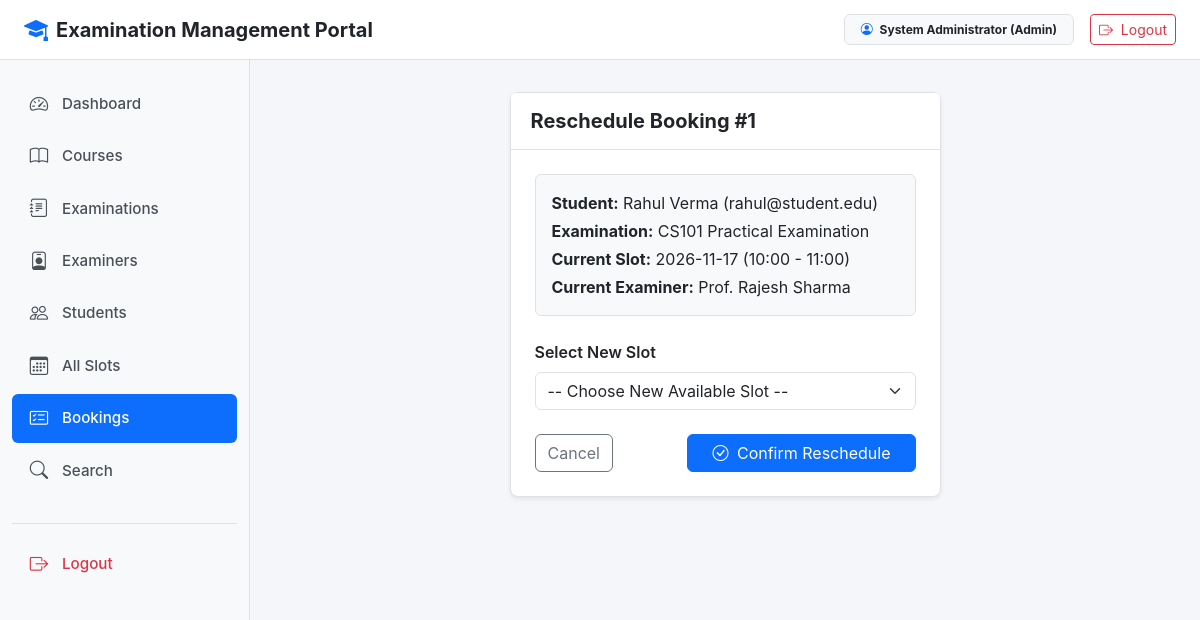
Screenshot of /admin/bookings/1/reschedule (signed in) with the database file from the repository.
### models.py (models this page shows, shortened)
class User(db.Model, UserMixin):
    id = db.Column(db.Integer, primary_key=True)
    username = db.Column(db.String(80), unique=True, nullable=False)
    email = db.Column(db.String(120), unique=True, nullable=False)
    password_hash = db.Column(db.String(255), nullable=False)
    name = db.Column(db.String(100), nullable=False)
    phone = db.Column(db.String(20))
    department = db.Column(db.String(100))
    role = db.Column(db.String(20), nullable=False, default='student')
    status = db.Column(db.String(20), nullable=False, default='active')
    created_at = db.Column(db.DateTime, default=datetime.utcnow)
    @property
    def is_active(self):
        return self.status not in ['deactivated', 'rejected']
    @property
    def is_admin(self):
        return self.role == 'admin'

class Booking(db.Model):
    id = db.Column(db.Integer, primary_key=True)
    student_id = db.Column(db.Integer, db.ForeignKey('user.id'), nullable=False)
    slot_id = db.Column(db.Integer, db.ForeignKey('slot.id'), nullable=False)
    booking_date = db.Column(db.DateTime, default=datetime.utcnow)
    status = db.Column(db.String(20), nullable=False, default='Booked')
    student = db.relationship('User', foreign_keys=[student_id], backref='student_bookings')
    evaluation = db.relationship('Evaluation', backref='booking', uselist=False, cascade='all, delete-orphan')

class Examination(db.Model):
    id = db.Column(db.Integer, primary_key=True)
    course_id = db.Column(db.Integer, db.ForeignKey('course.id'), nullable=False)
    name = db.Column(db.String(150), nullable=False)
    exam_type = db.Column(db.String(50), nullable=False, default='Viva')
    duration = db.Column(db.Integer, nullable=False, default=30)
    max_marks = db.Column(db.Integer, nullable=False, default=100)
    slot_creation_start_date = db.Column(db.Date, nullable=False)
    slot_creation_end_date = db.Column(db.Date, nullable=False)
    slot_booking_start_date = db.Column(db.Date, nullable=False)
    slot_booking_end_date = db.Column(db.Date, nullable=False)
    status = db.Column(db.String(30), nullable=False, default='Draft')
    created_at = db.Column(db.DateTime, default=datetime.utcnow)
    rubrics = db.relationship('Rubric', backref='examination', cascade='all, delete-orphan', lazy=True)
    slots = db.relationship('Slot', backref='examination', cascade='all, delete-orphan', lazy=True)

class Slot(db.Model):
    id = db.Column(db.Integer, primary_key=True)
    examination_id = db.Column(db.Integer, db.ForeignKey('examination.id'), nullable=False)
    examiner_id = db.Column(db.Integer, db.ForeignKey('user.id'), nullable=False)
    date = db.Column(db.Date, nullable=False)
    start_time = db.Column(db.String(10), nullable=False)
    end_time = db.Column(db.String(10), nullable=False)
    max_capacity = db.Column(db.Integer, nullable=False, default=1)
    available_seats = db.Column(db.Integer, nullable=False, default=1)
    status = db.Column(db.String(20), nullable=False, default='Available')
    created_at = db.Column(db.DateTime, default=datetime.utcnow)
    examiner = db.relationship('User', foreign_keys=[examiner_id], backref='examiner_slots')
    bookings = db.relationship('Booking', backref='slot', cascade='all, delete-orphan', lazy=True)

### admin.py (the view, shortened to what this page needs)
@app.route('/admin/bookings/<int:booking_id>/reschedule', methods=['GET', 'POST'])
@admin_required
def reschedule_booking(booking_id):
    booking = Booking.query.get_or_404(booking_id)
    current_slot = booking.slot
    exam = current_slot.examination
    available_slots = Slot.query.filter(
        Slot.examination_id == exam.id,
        Slot.id != current_slot.id,
        Slot.status == 'Available',
        Slot.available_seats > 0
    ).all()
    return render_template('admin/reschedule_booking.html', booking=booking, available_slots=available_slots)

### admin.py (called while the page is built)
def admin_required(function):
    @wraps(function)
    def wrapper(*args, **kwargs):
        if not current_user.is_authenticated:
            return redirect(url_for('login'))
        if not current_user.is_admin:
            flash('Admin access required.', 'danger')
            return redirect(url_for('index'))
        if current_user.status != 'active':
            logout_user()
            flash('Access denied. Account is inactive.', 'danger')
            return redirect(url_for('login'))
        return function(*args, **kwargs)
    return wrapper

### app.py (called while the page is built)
@login_manager.user_loader
def load_user(user_id):
    try:
        user = db.session.get(User, int(user_id))
        if user and user.status in ['deactivated', 'rejected']:
            return None
        return user
    except (ValueError, TypeError):
        return None

### templates/admin/reschedule_booking.html (shortened to what this page needs)
{% extends "base.html" %}
{% block content %}
<div class="row justify-content-center">
    <div class="col-md-8 col-lg-6">
        <div class="card shadow-sm">
            <div class="card-header bg-white py-3">
                <h5 class="mb-0 fw-bold">Reschedule Booking #{{ booking.id }}</h5>
            </div>
            <div class="card-body p-4">
                <div class="mb-4 p-3 bg-light rounded border">
                    <div class="mb-1"><strong>Student:</strong> {{ booking.student.name }} ({{ booking.student.email }})</div>
                    <div class="mb-1"><strong>Examination:</strong> {{ booking.slot.examination.name }}</div>
                    <div class="mb-1"><strong>Current Slot:</strong> {{ booking.slot.date.strftime('%Y-%m-%d') }} ({{ booking.slot.start_time }} - {{ booking.slot.end_time }})</div>
                    <div><strong>Current Examiner:</strong> {{ booking.slot.examiner.name }}</div>
                </div>
                <form method="POST">
                    <div class="mb-4">
                        <label for="new_slot_id" class="form-label fw-semibold">Select New Slot</label>
                        {% if available_slots %}
                        <select class="form-select" id="new_slot_id" name="new_slot_id" required>
                            <option value="">-- Choose New Available Slot --</option>
                        </select>
                        {% else %}
                        <div class="alert alert-warning mb-0">
                            No other available slots with open seats found for this examination.
                        </div>
                        {% endif %}
                    </div>
                    <div class="d-flex justify-content-between">
                        <a href="{{ url_for('admin_bookings') }}" class="btn btn-outline-secondary">Cancel</a>
                        {% if available_slots %}
                        <button type="submit" class="btn btn-primary px-4">
                            <i class="bi bi-check-circle me-1"></i> Confirm Reschedule
                        </button>
                        {% endif %}
                    </div>
                </form>
            </div>
        </div>
    </div>
</div>
{% endblock %}

### templates/base.html (shortened to what this page needs)
<!DOCTYPE html>
<html lang="en">
<head>
    <link href="https://cdn.jsdelivr.net/npm/bootstrap@5.3.2/dist/css/bootstrap.min.css" rel="stylesheet">
    <link href="https://cdn.jsdelivr.net/npm/bootstrap-icons@1.11.1/font/bootstrap-icons.css" rel="stylesheet">
</head>
<body>
    <nav class="top-navbar">
        <div class="d-flex align-items-center">
            <a href="{{ url_for('index') }}" class="text-decoration-none text-dark d-flex align-items-center gap-2">
                <i class="bi bi-mortarboard-fill text-primary fs-4"></i>
                <span class="fw-bold fs-5">Examination Management Portal</span>
            </a>
        </div>
        <div class="d-flex align-items-center gap-3">
            {% if current_user.is_authenticated %}
            <span class="badge bg-light text-dark border px-3 py-2">
                <i class="bi bi-person-circle me-1 text-primary"></i>
                {{ current_user.name }} ({{ current_user.role|capitalize }})
            </span>
            <a href="{{ url_for('logout') }}" class="btn btn-outline-danger btn-sm">
                <i class="bi bi-box-arrow-right me-1"></i> Logout
            </a>
            {% else %}
            <a href="{{ url_for('login') }}" class="btn btn-outline-primary btn-sm px-3">Login</a>
            <a href="{{ url_for('register') }}" class="btn btn-primary btn-sm px-3">Register</a>
            {% endif %}
        </div>
    </nav>
    {% if current_user.is_authenticated %}
    <div class="sidebar">
        <ul class="nav flex-column">
            {% if current_user.is_admin %}
            <li class="nav-item">
                <a class="nav-link {% if request.endpoint == 'admin_dashboard' %}active{% endif %}" href="{{ url_for('admin_dashboard') }}">
                    <i class="bi bi-speedometer2"></i> Dashboard
                </a>
            </li>
            <li class="nav-item">
                <a class="nav-link {% if request.endpoint in ['admin_courses', 'new_course', 'edit_course'] %}active{% endif %}" href="{{ url_for('admin_courses') }}">
                    <i class="bi bi-book"></i> Courses
                </a>
            </li>
            <li class="nav-item">
                <a class="nav-link {% if request.endpoint in ['admin_examinations', 'new_examination', 'edit_examination', 'admin_rubrics', 'new_rubric', 'edit_rubric'] %}active{% endif %}" href="{{ url_for('admin_examinations') }}">
                    <i class="bi bi-journal-text"></i> Examinations
                </a>
            </li>
            <li class="nav-item">
                <a class="nav-link {% if request.endpoint == 'admin_examiners' %}active{% endif %}" href="{{ url_for('admin_examiners') }}">
                    <i class="bi bi-person-badge"></i> Examiners
                </a>
            </li>
            <li class="nav-item">
                <a class="nav-link {% if request.endpoint == 'admin_students' %}active{% endif %}" href="{{ url_for('admin_students') }}">
                    <i class="bi bi-people"></i> Students
                </a>
            </li>
            <li class="nav-item">
                <a class="nav-link {% if request.endpoint in ['admin_slots', 'change_slot_examiner'] %}active{% endif %}" href="{{ url_for('admin_slots') }}">
                    <i class="bi bi-calendar3"></i> All Slots
                </a>
            </li>
            <li class="nav-item">
                <a class="nav-link {% if request.endpoint in ['admin_bookings', 'reschedule_booking'] %}active{% endif %}" href="{{ url_for('admin_bookings') }}">
                    <i class="bi bi-card-checklist"></i> Bookings
                </a>
            </li>
            <li class="nav-item">
                <a class="nav-link {% if request.endpoint == 'admin_search' %}active{% endif %}" href="{{ url_for('admin_search') }}">
                    <i class="bi bi-search"></i> Search
                </a>
            </li>
            {% endif %}
            <li class="nav-item mt-4 pt-3 border-top">
                <a class="nav-link text-danger" href="{{ url_for('logout') }}">
                    <i class="bi bi-box-arrow-right"></i> Logout
                </a>
            </li>
        </ul>
    </div>
    <main class="main-wrapper">
        {% block content %}{% endblock %}
    </main>
    {% endif %}
</body>
</html>

### templates/base.html (style rules this page uses)
:root { --primary-color: #0d6efd; --sidebar-width: 250px; --sidebar-bg: #f8f9fa; --border-color: #dee2e6; }
body { font-family: -apple-system, BlinkMacSystemFont, "Segoe UI", Roboto, "Helvetica Neue", Arial, sans-serif; background-color: #f4f6f9; color: #212529; margin: 0; padding: 0; }
.top-navbar { height: 60px; background-color: #ffffff; border-bottom: 1px solid var(--border-color); position: fixed; top: 0; left: 0; right: 0; z-index: 1030; display: flex; align-items: center; justify-content: space-between; padding: 0 1.5rem; }
.sidebar { width: var(--sidebar-width); background-color: var(--sidebar-bg); border-right: 1px solid var(--border-color); position: fixed; top: 60px; bottom: 0; left: 0; z-index: 1020; padding: 1.25rem 0.75rem; overflow-y: auto; }
.sidebar .nav-link { display: flex; align-items: center; padding: 0.65rem 1rem; color: #495057; border-radius: 6px; font-weight: 500; font-size: 0.95rem; margin-bottom: 0.25rem; text-decoration: none; }
.sidebar .nav-link i { font-size: 1.15rem; margin-right: 0.75rem; width: 22px; text-align: center; }
.sidebar .nav-link.active { color: #ffffff; background-color: var(--primary-color); }
.main-wrapper { margin-top: 60px; margin-left: var(--sidebar-width); padding: 2rem; min-height: calc(100vh - 60px); }
.card { border: 1px solid var(--border-color); border-radius: 8px; box-shadow: 0 1px 3px rgba(0, 0, 0, 0.05); background-color: #ffffff; }
.card-header { background-color: #ffffff; border-bottom: 1px solid var(--border-color); font-weight: 600; padding: 0.85rem 1.25rem; }

### rows the page displays
User: name "System Administrator", role "Admin"
Booking: id "1"
User: student.name "Rahul Verma", student.email "rahul@student.edu"
Examination: slot.examination.name "CS101 Practical Examination"
Slot: slot "2026-11-17", slot.start_time "10:00", slot.end_time "11:00"
User: slot.examiner.name "Prof. Rajesh Sharma"
